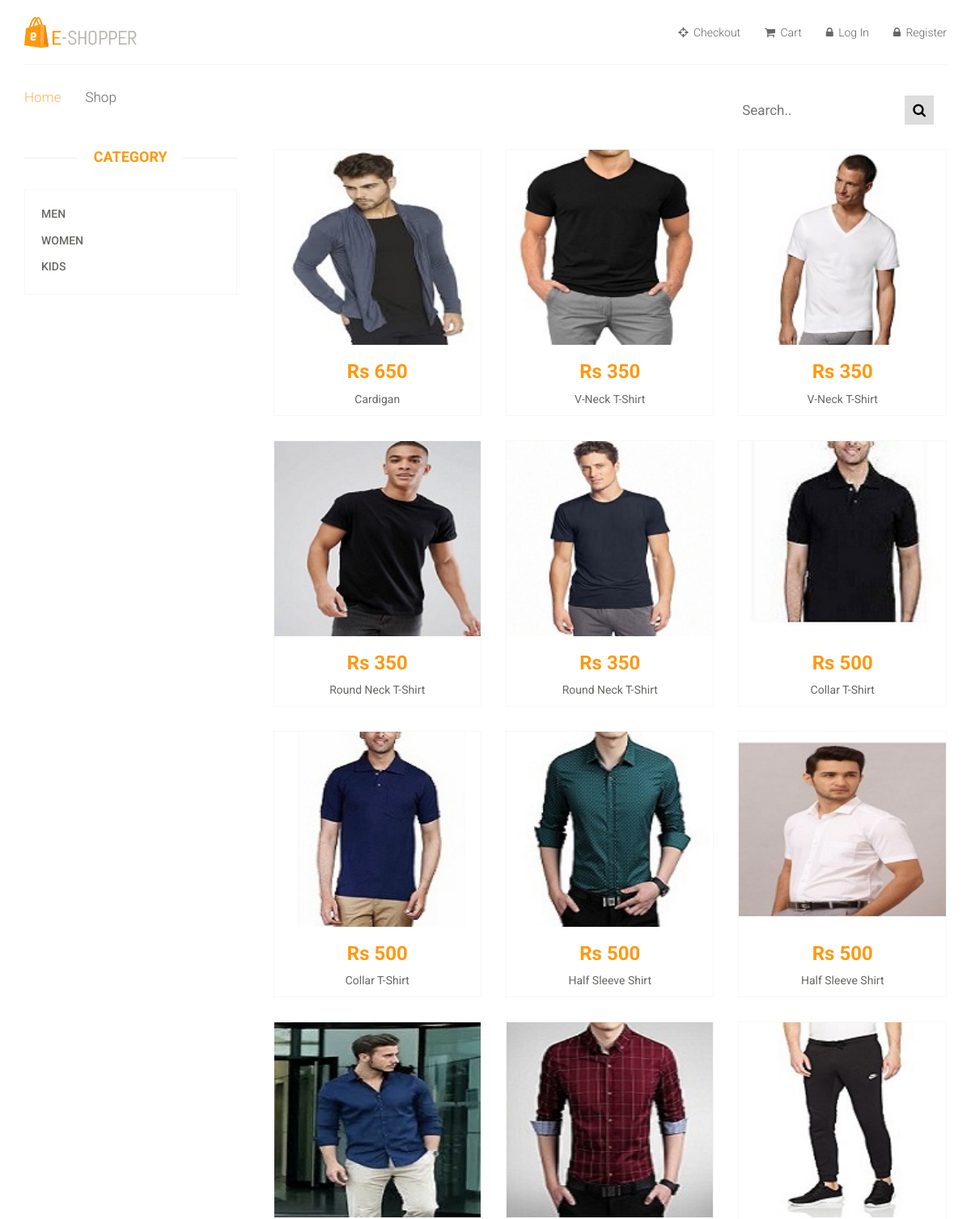
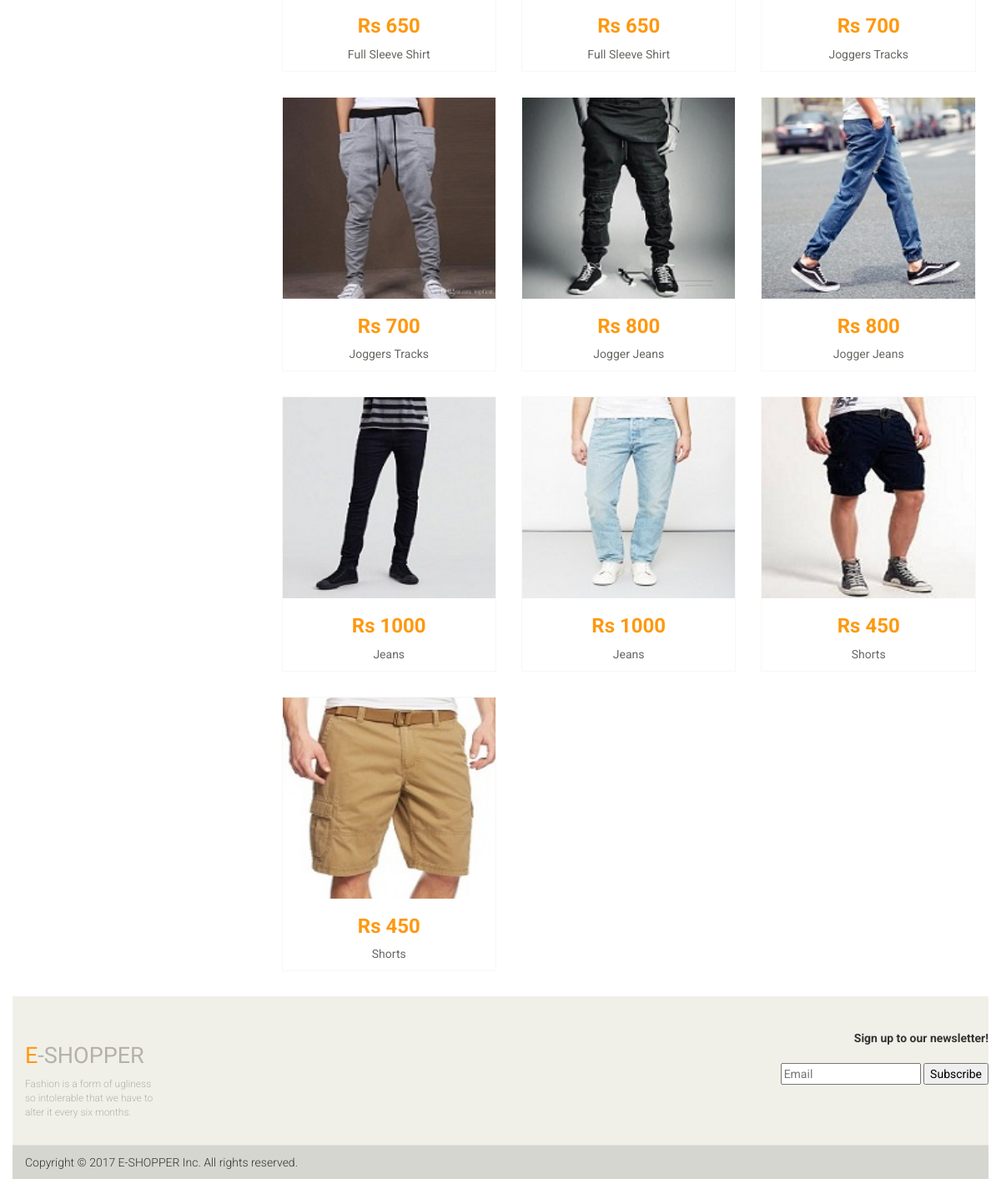
/men-product-list.php, run on the app's committed database (2 pictures, top to bottom).
### tables this page shows
CREATE TABLE `products` (
  `Product_Name` varchar(30) NOT NULL,
  `Quantity` int(5) NOT NULL,
  `Price` float NOT NULL,
  `Product Description` varchar(60) NOT NULL,
  `Path` varchar(50) NOT NULL,
  `ID` int(5) NOT NULL
);

### men-item.php (the view)
<?php
$result = mysqli_query($db,"SELECT * FROM products WHERE ID BETWEEN 1 AND 19");
while ($row = mysqli_fetch_assoc($result))
{ ?>
<div class="col-sm-4">
  <div class="product-image-wrapper">
    <div class="single-products">
      <div class="productinfo text-center">
        <img src="<?php echo $row['Path']; ?>" alt="<?php echo $row['Product_Name']; ?>" style="height: 241px;" />
        <h2>Rs <?php echo $row['Price']; ?></h2>
        <a href="product-details.php?id=<?php echo (int)$row['ID']; ?>">
        <p><?php echo $row['Product_Name']; ?></p></a>
      </div>
    </div>
  </div>
</div>
<?php } ?>

### css/main.css (style rules this page uses)
body { font-family: 'Roboto', sans-serif; background-color: white; position: relative; font-weight:400px; }
a { -webkit-transition: 300ms; -moz-transition: 300ms; -o-transition: 300ms; transition: 300ms; }
h1, h2, h3, h4, h5, h6 { font-family: 'Roboto', sans-serif; }
.product-image-wrapper { border:1px solid #F7F7F5; overflow: hidden; margin-bottom:30px; }
.single-products { position: relative; }
.productinfo h2 { color: #FE980F; font-family: 'Roboto', sans-serif; font-size: 24px; font-weight: 700; }
.productinfo p { font-family: 'Roboto', sans-serif; font-size: 14px; font-weight: 400; color: #696763; }
.productinfo img { width: 100%; }
.productinfo { position:relative; }

### data on the page
products: Path (picture), Price "650", Product_Name "Cardigan"
products: Path (picture), Price "350", Product_Name "V-Neck T-Shirt"
products: Path (picture), Price "350", Product_Name "V-Neck T-Shirt"
products: Path (picture), Price "350", Product_Name "Round Neck T-Shirt"
products: Path (picture), Price "350", Product_Name "Round Neck T-Shirt"
products: Path (picture), Price "500", Product_Name "Collar T-Shirt"
products: Path (picture), Price "500", Product_Name "Collar T-Shirt"
products: Path (picture), Price "500", Product_Name "Half Sleeve Shirt"
products: Path (picture), Price "500", Product_Name "Half Sleeve Shirt"
products: Path (picture), Price "650", Product_Name "Full Sleeve Shirt"
products: Path (picture), Price "650", Product_Name "Full Sleeve Shirt"
products: Path (picture), Price "700", Product_Name "Joggers Tracks"
products: Path (picture), Price "700", Product_Name "Joggers Tracks"
products: Path (picture), Price "800", Product_Name "Jogger Jeans"
products: Path (picture), Price "800", Product_Name "Jogger Jeans"
products: Path (picture), Price "1000", Product_Name "Jeans"
products: Path (picture), Price "1000", Product_Name "Jeans"
products: Path (picture), Price "450", Product_Name "Shorts"
products: Path (picture), Price "450", Product_Name "Shorts"
